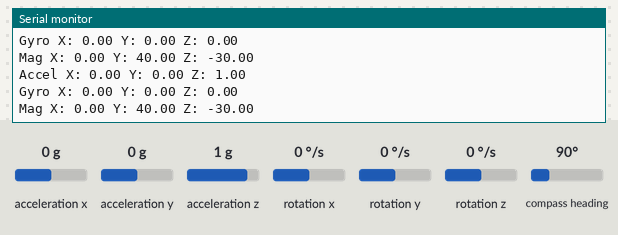
Bench run of a sketch on a simulated ESP32-S3. Shown: the last lines printed to the serial monitor. The inputs (shaded band) are chosen by the test bench; at power-on: acceleration x 0 g, acceleration y 0 g, acceleration z 1 g, rotation x 0 °/s, rotation y 0 °/s, rotation z 0 °/s, compass heading 90°.

Above: at 2.2 s.
2.3 s: acceleration x set to -1.4 g
At 2.9 s:
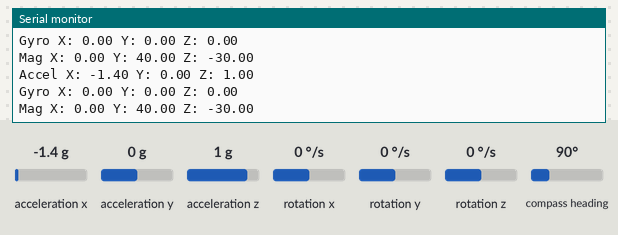
3.8 s: acceleration y set to -1.4 g
At 4.4 s:
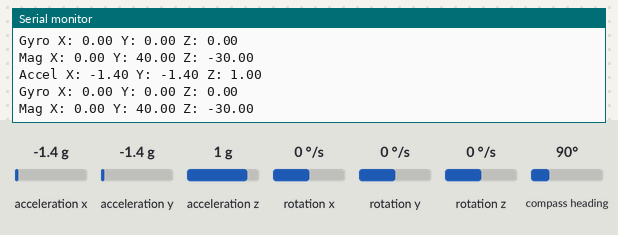
5.3 s: acceleration z set to -1.4 g
At 6.0 s:
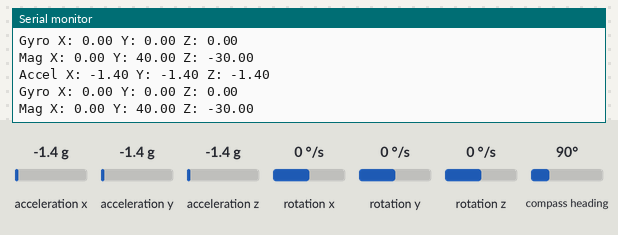
6.8 s: rotation x set to -192 °/s
At 7.5 s:
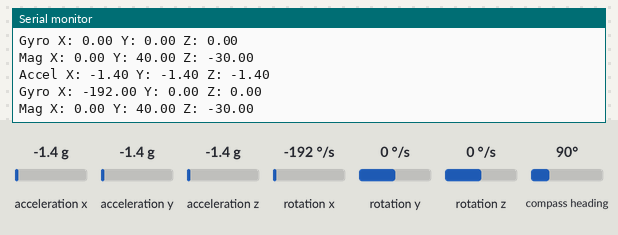
8.3 s: rotation y set to -192 °/s
At 9.0 s:
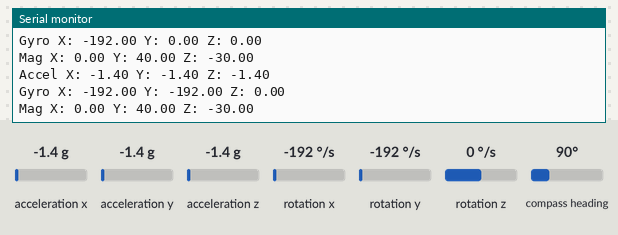

The sketch:

test_mpu9250.ino
```cpp
#include <MPU9250_asukiaaa.h>
#include <Wire.h>

MPU9250_asukiaaa mySensor;

void setup() {
  Serial.begin(115200);
  delay(1000);

  // Set up Wire on custom pins for ESP32-S3
  Wire.begin(2, 1); // SDA = GPIO2, SCL = GPIO1

  mySensor.setWire(&Wire);
  mySensor.beginAccel();
  mySensor.beginGyro();
  mySensor.beginMag();

  Serial.println("MPU9250 initialized");
}

void loop() {
  mySensor.accelUpdate();
  mySensor.gyroUpdate();
  mySensor.magUpdate();

  Serial.print("Accel X: "); Serial.print(mySensor.accelX());
  Serial.print(" Y: "); Serial.print(mySensor.accelY());
  Serial.print(" Z: "); Serial.println(mySensor.accelZ());

  Serial.print("Gyro X: "); Serial.print(mySensor.gyroX());
  Serial.print(" Y: "); Serial.print(mySensor.gyroY());
  Serial.print(" Z: "); Serial.println(mySensor.gyroZ());

  Serial.print("Mag X: "); Serial.print(mySensor.magX());
  Serial.print(" Y: "); Serial.print(mySensor.magY());
  Serial.print(" Z: "); Serial.println(mySensor.magZ());

  delay(500);
}
```

Measured:
- after the input at 2.3 s, the serial monitor: prints a new line after 0.22 s (image 1)
- after the input at 3.8 s, the serial monitor: prints a new line after 0.24 s (image 2)
- after the input at 5.3 s, the serial monitor: prints a new line after 0.26 s (image 3)
- after the input at 6.8 s, the serial monitor: prints a new line after 0.28 s (image 4)
- after the input at 8.3 s, the serial monitor: prints a new line after 0.30 s (image 5)
